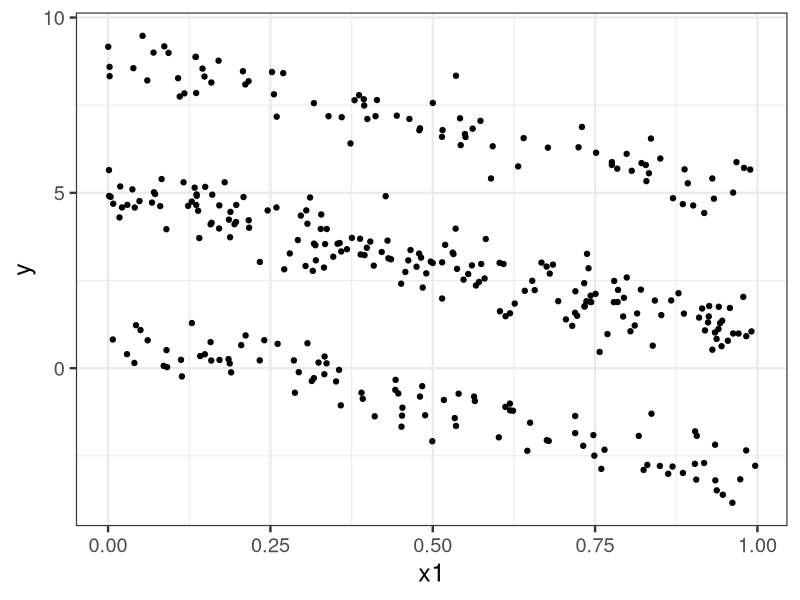
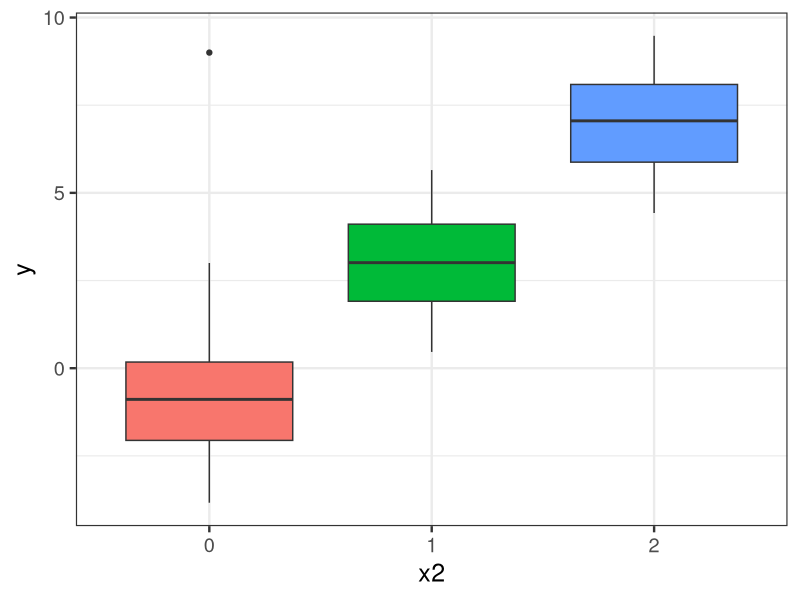
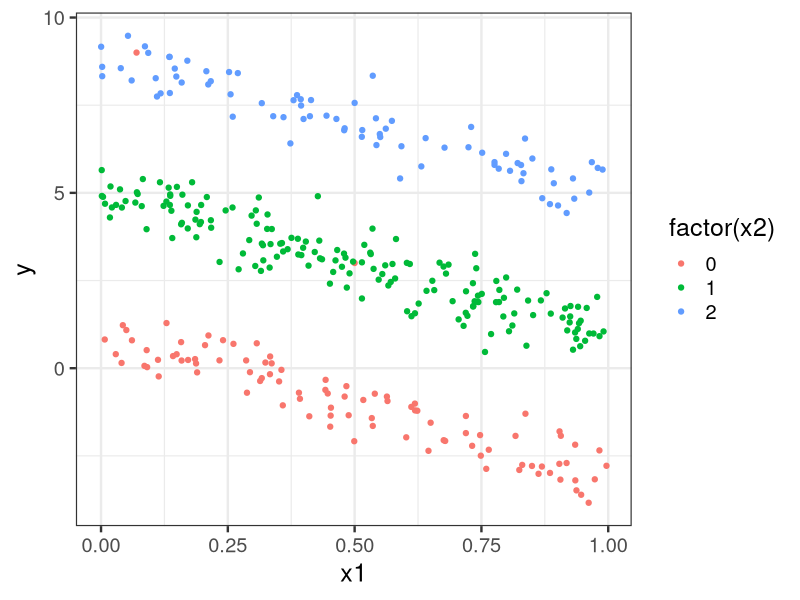
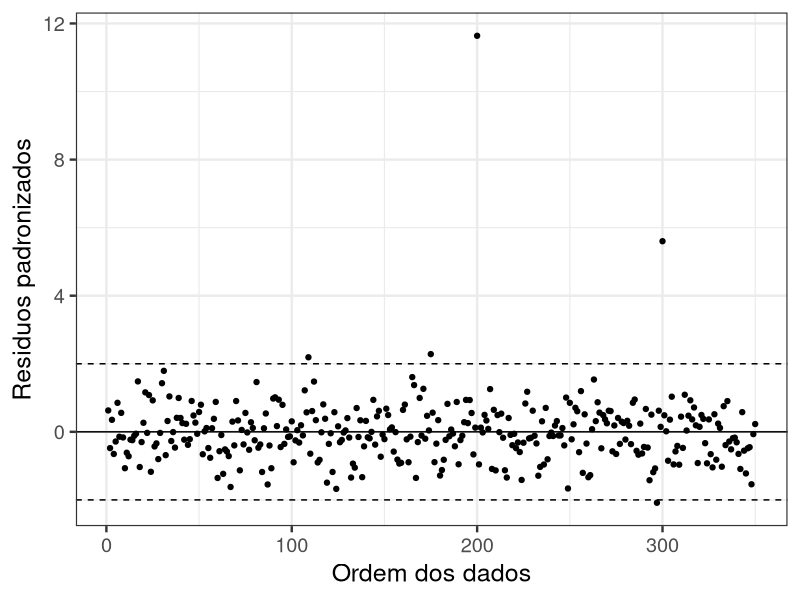
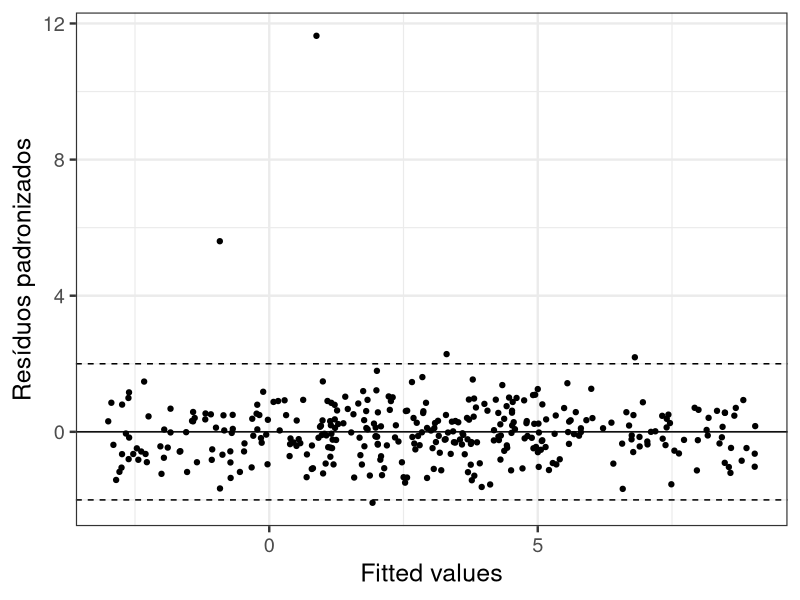
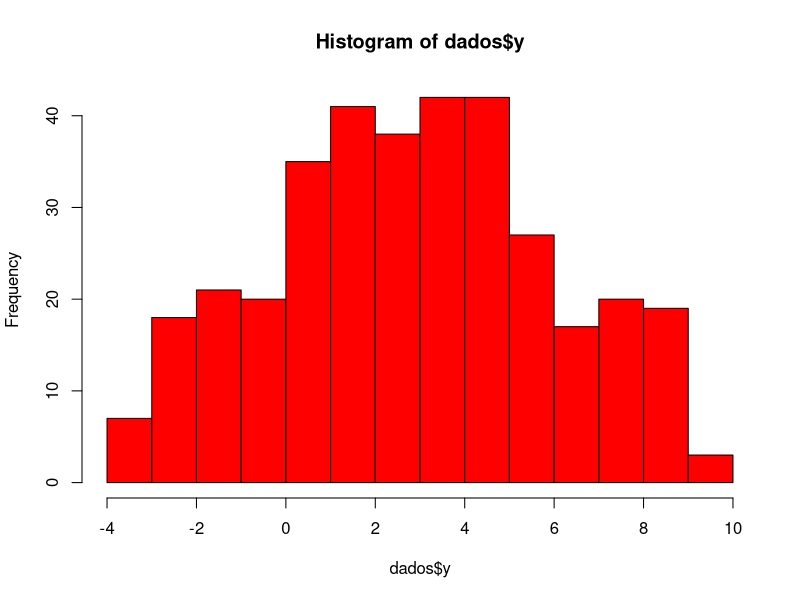
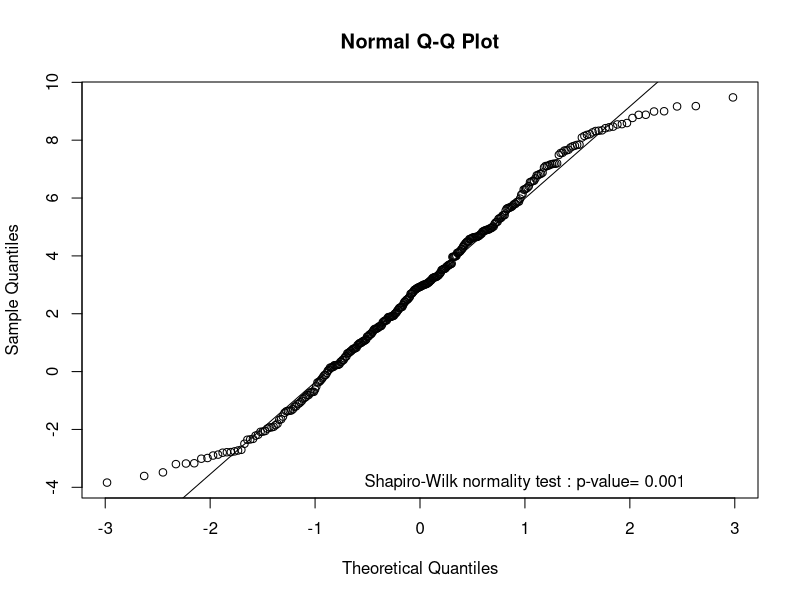
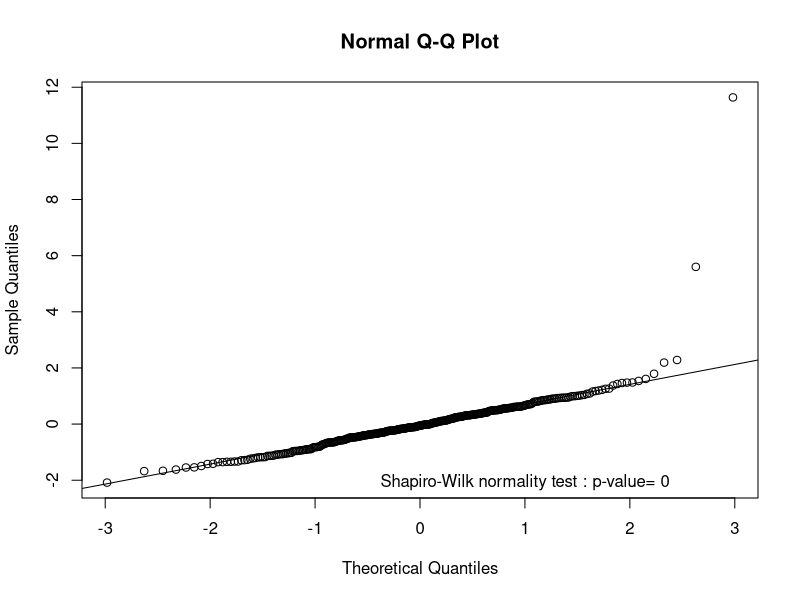

Write R code to recreate these figures, in order.
## ----echo=FALSE------------------------------------------------------------------
library(tidyverse)

set.seed(42) # Fixando a semente para garantir replicabilidade


## ----echo=TRUE, results=hide-----------------------------------------------------
n = 350
X1 <- runif(n)
X2 <- rbinom(n, 2, 0.5) |> factor()
X2.dummy <- model.matrix(~X2-1)
dados <- data.frame(x1 = X1,
                    x2 = X2,
                    y = 1 - 4*X1 + 4*X2.dummy[,2] + 
                      8*X2.dummy[,3] + rnorm(n,0,.5)
                    )


## ----echo=FALSE, fig=TRUE--------------------------------------------------------
dados$y[200] = 9
dados$x2[200] = "0"
dados$x1[200] = 0.07

dados$y[300] = 3
dados$x2[300] = "0"
dados$x1[300] = 0.5

# Modelo com a funcao lm
lm.ex = lm(y ~ x1 + x2, data = dados)

# Modelo com a funcao glm
glm.ex = glm(y ~ x1 + x2, family=gaussian(), data = dados)

p = lm.ex$rank # Numero de parametros

ggplot(dados, aes(x=x1, y=y)) + 
  geom_point(show.legend = F) + 
  theme_bw(base_size = 18)


## ----echo=FALSE, fig=TRUE--------------------------------------------------------
ggplot(dados, aes(x=x2, y=y, fill = factor(x2))) + 
  geom_boxplot(show.legend = F) + 
  theme_bw(base_size = 18)


## ----echo=FALSE, fig=TRUE--------------------------------------------------------
ggplot(dados, aes(x=x1, y=y, color = factor(x2))) + 
  geom_point(show.legend = T) + 
  theme_bw(base_size = 18)


## ----echo=FALSE------------------------------------------------------------------
summary(lm.ex)


## ----echo=FALSE------------------------------------------------------------------
summary(glm.ex)


## ----echo=T----------------------------------------------------------------------
anova(lm.ex)


## ----echo=T----------------------------------------------------------------------
anova(glm.ex, test="F")


## ----echo=FALSE, fig=TRUE--------------------------------------------------------
res <- rstandard(lm.ex)
dados2 <- data.frame(res=res, Ordem = 1:n, Fit = lm.ex$fitted.values)
ggplot(data = dados2, aes(x=Ordem, y = res)) + 
  geom_point() + theme_bw(base_size = 18) + xlab("Ordem dos dados") + 
  geom_hline(yintercept = c(-2,2,0), linetype = c(2,2,1)) +
  ylab("Residuos padronizados")


## ----echo=FALSE, fig=TRUE--------------------------------------------------------
ggplot(data = dados2, aes(x=Fit, y = res)) + 
  geom_point() + theme_bw(base_size = 18) + ylab("Resíduos padronizados") + 
  geom_hline(yintercept = c(-2,2,0), linetype = c(2,2,1)) +
  xlab("Fitted values")


## ----echo=FALSE, fig=TRUE--------------------------------------------------------
hist(dados$y, col = "red")


## ----echo=FALSE, fig=TRUE--------------------------------------------------------
aaa <- shapiro.test(dados$y)
qqnorm(dados$y)
qqline(dados$y)
text(x = 1, y = min(dados$y), label = paste(aaa$method, ": p-value=", round(aaa$p.value,3)))


## ----echo=FALSE, fig=TRUE--------------------------------------------------------
bbb <- shapiro.test(dados2$res)
qqnorm(dados2$res)
qqline(dados2$res)
text(x = 1, y = min(dados2$res), label = paste(bbb$method, ": p-value=", round(bbb$p.value,3)))


## ----echo=FALSE, fig=TRUE--------------------------------------------------------
bbb <- shapiro.test(dados2$res[-c(200,300)])
qqnorm(dados2$res[-c(200,300)])
qqline(dados2$res[-c(200,300)])
text(x = 1, y = min(dados2$res), label = paste(bbb$method, ": p-value=", round(bbb$p.value,3)))


## ----echo=FALSE, fig=TRUE--------------------------------------------------------
hist(dados2$res, col = "red")


## ----echo=FALSE, fig=TRUE--------------------------------------------------------
hist(dados2$res[-c(200,300)], col = "red")


## ----echo=FALSE, fig=TRUE--------------------------------------------------------
ggplot(dados2 %>% bind_cols(Z = rnorm(n)), aes(y = res, x = Z)) + 
  geom_point() + theme_bw(base_size = 18) + ylab("Resíduos padronizados") + 
  geom_hline(yintercept = c(-2,2,0), linetype = c(2,2,1)) +
  xlab("Nova variável Z")


## ----echo=FALSE, fig=TRUE--------------------------------------------------------
dados2 <- dados2 %>% mutate(hii = hatvalues(lm.ex), 
                            hipn = hii*nrow(dados2)/2,
                            dffits = dffits(lm.ex),
                            Dcook = cooks.distance(lm.ex))
ggplot( dados2, aes(x=Ordem, y=hipn)) + geom_point() + 
  theme_bw(base_size = 18) + ylab(expression(h[ii]/(p/n))) + 
  geom_hline(yintercept = c(2,3), linetype = 1:2) +
  xlab("Data index") 


## ----echo=FALSE, fig=TRUE--------------------------------------------------------
ggplot( dados2, aes(x=Ordem, y=dffits)) + geom_point() + 
  theme_bw(base_size = 18) + ylab("DFFITS") + 
  geom_hline(yintercept = 2*sqrt(p/n), linetype = 2) +
  xlab("Data index") 


## ----echo=FALSE, fig=TRUE--------------------------------------------------------
# signif(cooks.distance(lm.ex), 3)
ggplot( dados2, aes(x=Ordem, y=Dcook)) + geom_point() + 
  theme_bw(base_size = 18) + ylab("Cook's distance") + 
  geom_hline(yintercept = qf(c(0.5, 0.75),df1 = p, df2 = n-p), linetype = 2:3) +
  xlab("Data index") 


## ----echo=T----------------------------------------------------------------------
summary(influence.measures(lm.ex))


## ----echo=FALSE, fig=TRUE--------------------------------------------------------
teste <- influence.measures(lm.ex)
index <- which(apply(teste$is.inf, 1, FUN = function(x)any(x) ))

ggplot(dados, aes(x=x1,y=y, color = factor(x2))) + 
  geom_point(show.legend = F) + 
  geom_text(data = dados[index,] %>% rownames_to_column(), 
            mapping = aes(label = rowname), color = "black", 
            check_overlap = T) +
  theme_bw(base_size = 18)
